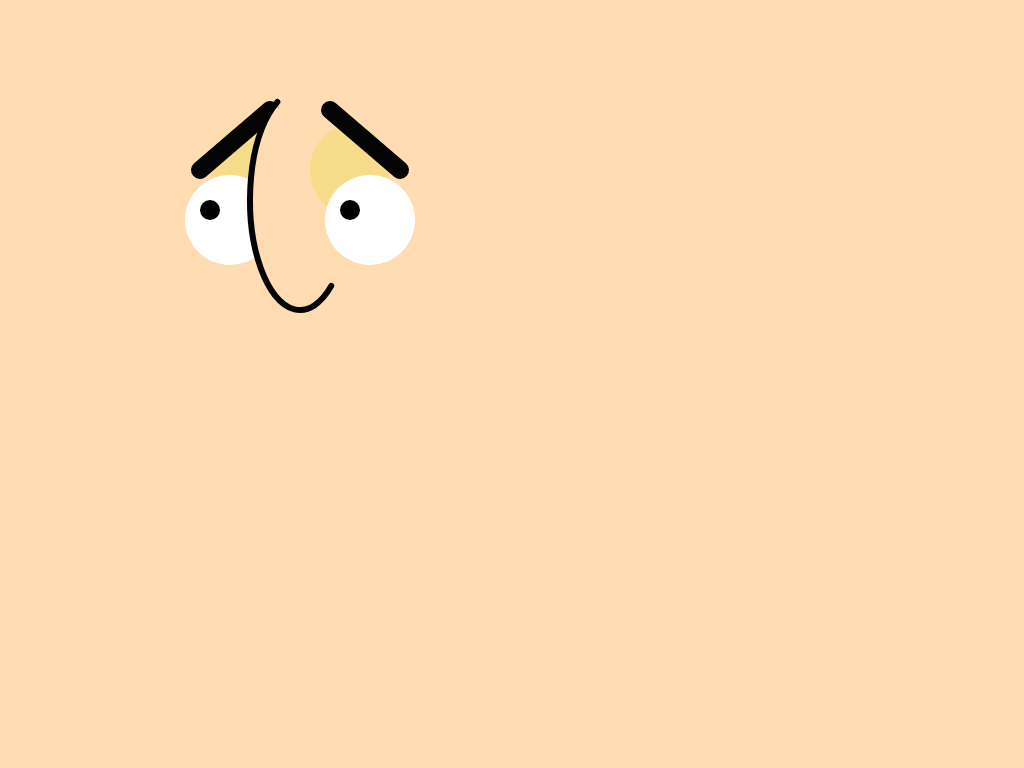
Frame 1 (no input)
Frame 60 (no input): identical to frame 1, image omitted
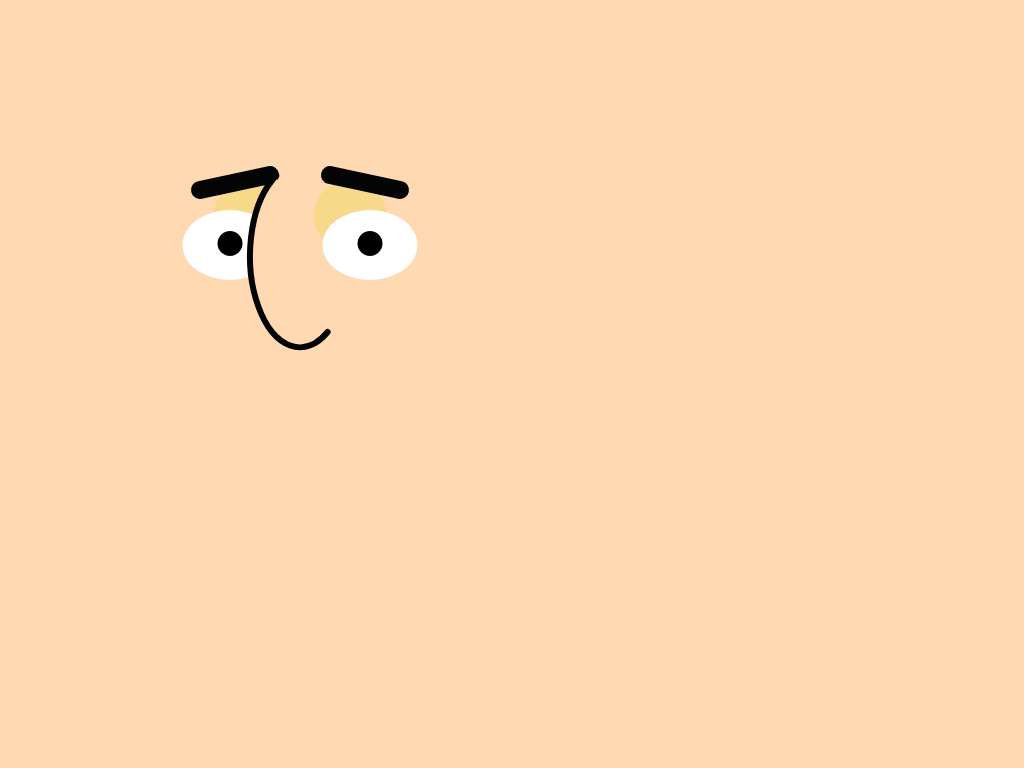
Frame 120 (the mouse pressed at the canvas centre since frame 60)

The p5.js sketch that drew these frames (run headless with seeded random() and noise() and a simulated clock; from frame 60 on, the mouse is pressed at the canvas centre):

// p5.js sketch
// ── sketch.js
function setup() {

 createCanvas(1024,768);
}

function draw() {
  
  // Y co-ords
  var mapInnerY = map(mouseY, 0, 768, 110, 240);
  var mapOuterY = map(mouseY, 0, 768, 170, 210);
  var eyeCenterY = map(mouseY, 0,768, 220,270 );
  var eyeH = map(mouseY,0,768,90,50);
  var eyeW = map(mouseY,0,768,90,100);
  var EBsize= map(mouseY, 0,768,20,30);
  var ballY = map(mouseY, 0,768,eyeCenterY-10,eyeCenterY+7);
  var shadeCY = map(mouseY,0,768,eyeCenterY-50,eyeCenterY-10);
  var shadeW = map(mouseY,0,768,eyeW-10,eyeW-35);
  var noseY = map(mouseY, 0,768,200, 312 );
  var noseH = map(mouseY, 0,768,220,145 );
  var deg = map(mouseY, 0,768,257,250 );
    //RGb
  var G = map(mouseY,0,768,220,214);
  
//X Co-ords
  var ballX =map(mouseX , 0 , 1024 , 280, 320);
  var shadeCX = map(mouseX,0,1024,250,eyeCenterY-50)
  var CX1 = 230 ;
  var CX2 = 370 ;
  
  background(255,G,178);
  stroke(4);
  
  strokeWeight(0);
 //below
  fill(247,G,138);
  ellipse(250,shadeCY , shadeW, eyeH);
  ellipse(350, shadeCY, shadeW, eyeH);
  //eyes
  fill(255);
  ellipse(CX1, eyeCenterY, eyeW, eyeH);
  ellipse(CX2, eyeCenterY, eyeW, eyeH);
  //eyeBalls
  fill(0);
  ellipse(ballX-70, ballY, EBsize, EBsize);
  ellipse(ballX+70, ballY, EBsize, EBsize);
  //brows
  strokeWeight(18);
  line(200, mapOuterY, 270, mapInnerY);
  line(330, mapInnerY, 400, mapOuterY);
  //nose
  strokeWeight(6);
  fill(255,G,178);
  arc(300,noseY,100,noseH,radians(70),radians(deg) );
  
 }
